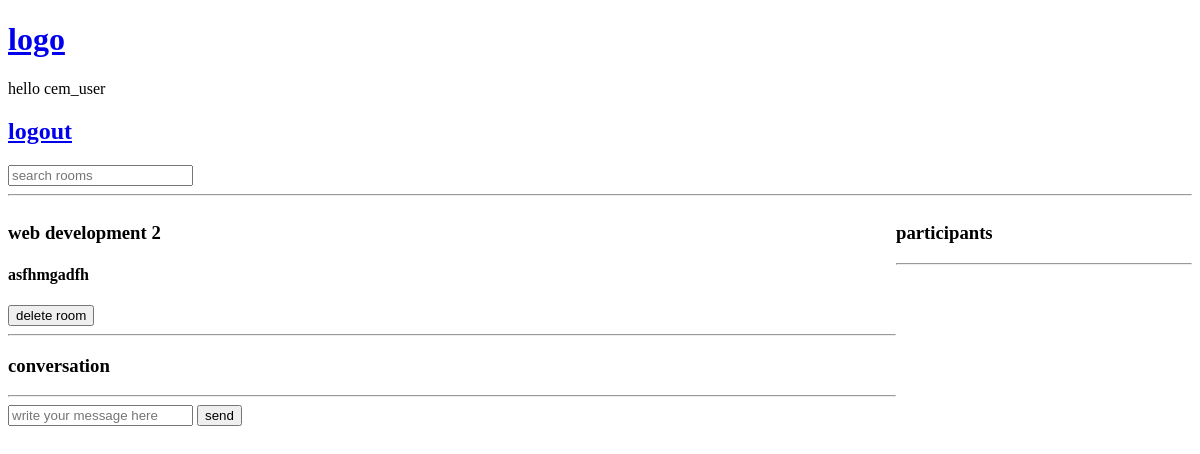
The page /room/44/ (signed in) on the database as committed earlier.
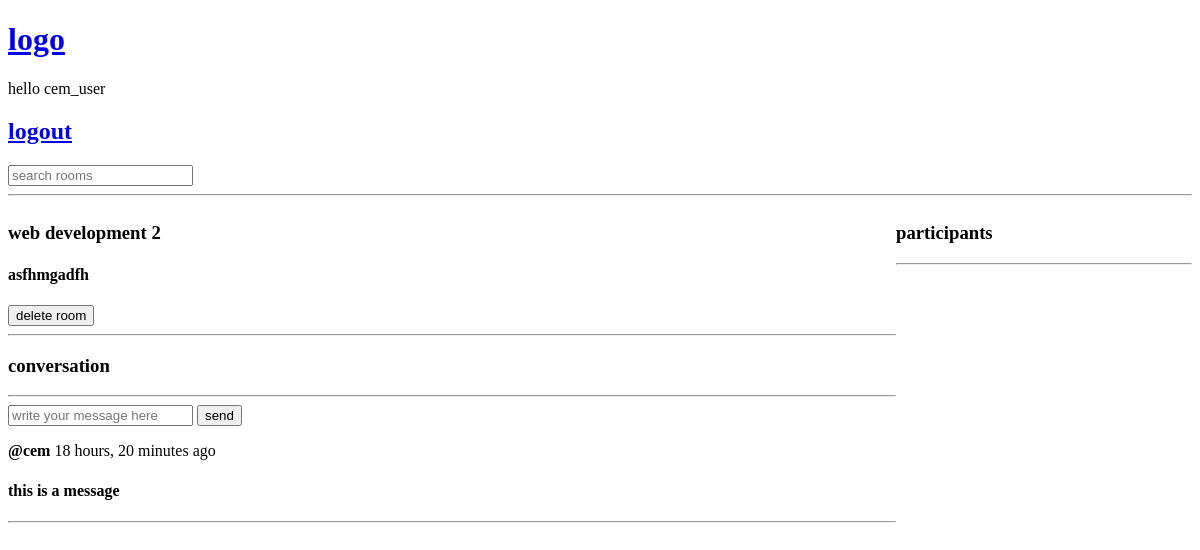
The same page on the database as committed later.
### main/models.py (models this page shows, shortened)
class Message(models.Model):
    user = models.ForeignKey(User, on_delete=models.CASCADE)
    room = models.ForeignKey(Room, on_delete=models.CASCADE)
    body = models.TextField()
    updated = models.DateTimeField(auto_now=True)
    created = models.DateTimeField(auto_now_add=True)

### main/views.py (the view, shortened to what this page needs)
# urls.py: path('room/<str:pk>/', views.room, name='room'),
def room(request, pk):
    room = Room.objects.get(id=pk)
    roomMessages = room.message_set.all().order_by('-created')
    participants = room.participants.all()
    context = {'room': room, 'roomMessages': roomMessages, "participants": participants}
    return render(request, 'main/room.html', context)

### main/templates/main/room.html (shortened to what this page needs)
{% extends 'index.html' %}
{% block content %}
<div class="room-container">
    <div>
        <h3>{{room.name}}</h3>
        <h4>{{room.description}}</h4>
        <button type="submit" value="delete">delete room</button>
        <hr>
        {% if request.user.is_authenticated %}
        <div class="comment-form">
            <h3>conversation</h3>
            <hr>
            <form action="" method="POST">
                <input type="text" name="body" placeholder="write your message here">
                <input type="submit" value="send">
            </form>
        </div>
        <div class="comment-wrapper">
            {% for roomMessage in roomMessages %}
            <div>
                <p><strong>@{{roomMessage.user}}</strong> {{roomMessage.created|timesince}} ago</p>
                <h4>{{roomMessage.body}}</h4>
                <hr>
            </div>
            {% endfor %}
        </div>
    </div>
    <div>
        <h3>participants</h3>
        <hr>
    </div>
</div>
{% endif %}
{% endblock %}

Rows that differ between the two databases and show on the page:
added Message: user "cem", created "18 hours, 20 minutes", body "this is a message"
